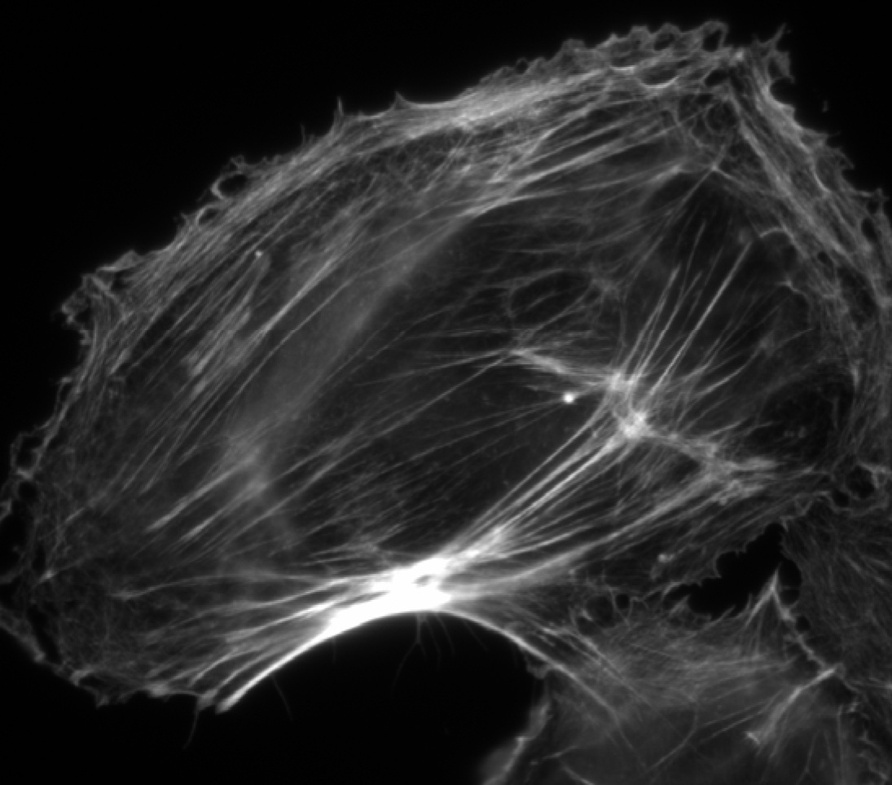
#> input picture Computer_Vision_Workshop/Cell Images/CellA_Actin.jpg, 892 x 785 px, shrunk from 1095 x 963 before the run, found by its file name
$ jupyter execute aiMATCH_Module_4_3_Orientation_of_actin_filaments.ipynb
#> lines starting #> are read from the running program, lines starting #| are printed output that depends on the picture; after the words box and inside, x2 and y2 are one past the last pixel; in counts of white or black regions, pixels touching at a corner belong together
# Orientation of actin filaments

**Objective** <br>
Analyze actin fiber orientation in microscopy images by detecting lines and line segments using the Canny edge detector + standard and probabilistic Hough transforms, and quantifying orientation through circular statistics

**Relevant resources** <br>
[OpenCV: Canny Edge Detection](https://docs.opencv.org/3.4/da/d22/tutorial_py_canny.html) <br>
[OpenCV: Hough Line Transform](https://docs.opencv.org/3.4/d9/db0/tutorial_hough_lines.html)

**Acknowledgements** <br>
aiMATCH Hands-on Workshop Series: Computer vision for microscopy image analysis. NIH AIM AHEAD DICB Program <br>
Principal Investigator: Amina Qutub, Ph.D., University of Texas at San Antonio<br>
Workshop Presenters: David Hernandez-Guzman and Mignon Dumanjog, University of Texas at San Antonio<br> Code Author: Mignon Dumanjog, University of Texas at San Antonio<br>

# Import packages

[cell 1]
import cv2
import matplotlib.pyplot as plt
import numpy as np
import pandas as pd
import urllib.request
from scipy.stats import circmean, circstd
from ipywidgets import interact, IntSlider, Dropdown

# Load images
Use either option 1 or option 2.

**Option 1:** Access the photos through GitHub links (no downloads necessary)

[cell 2]
# Import images
img_A_path = 'https://github.com/qutublab/aiMATCH/releases/download/CV-microscopy-workshop/CellA_Actin.jpg'
img_B_path = 'https://github.com/qutublab/aiMATCH/releases/download/CV-microscopy-workshop/CellB_Actin.jpg'
img_C_path = 'https://github.com/qutublab/aiMATCH/releases/download/CV-microscopy-workshop/CellC_Actin.jpg'

def load_image_from_url(url):
    with urllib.request.urlopen(url) as url_response:
        img_array = np.array(bytearray(url_response.read()), dtype=np.uint8)
        img = cv2.imdecode(img_array, cv2.IMREAD_COLOR)
#> img is the input picture: shape (785, 892, 3); min 0, max 255, mean 41.7
    return img

A = load_image_from_url(img_A_path)
B = load_image_from_url(img_B_path)
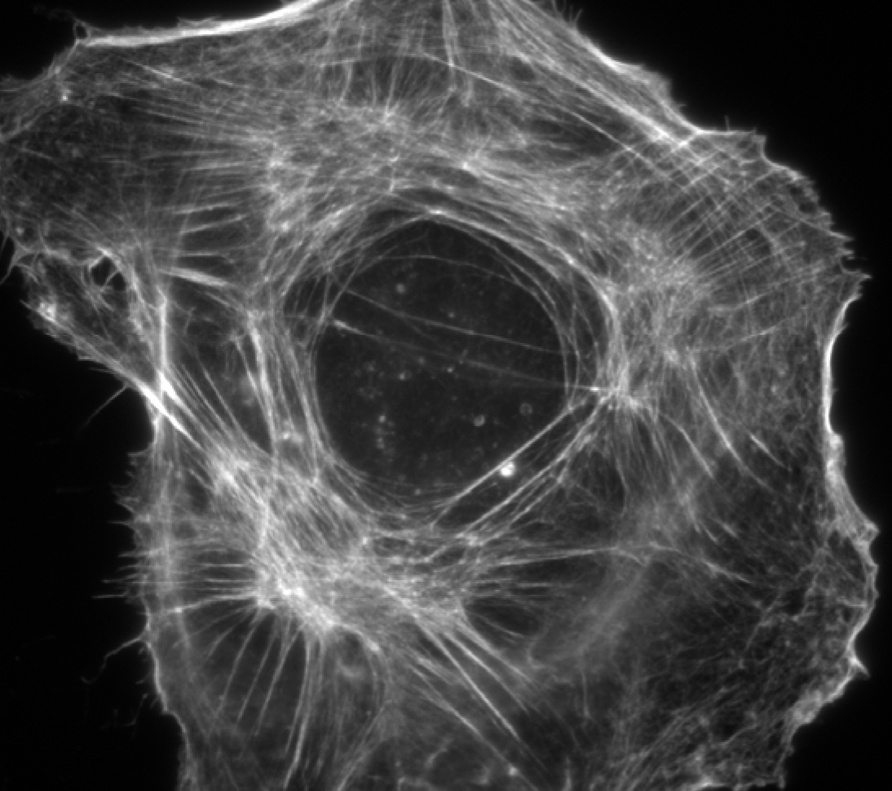
#> input picture Computer_Vision_Workshop/Cell Images/CellB_Actin.jpg, 892 x 791 px, shrunk from 1094 x 971 before the run, found by its file name
#> in load_image_from_url, img is the input picture: shape (791, 892, 3); min 0, max 255, mean 68.5
C = load_image_from_url(img_C_path)
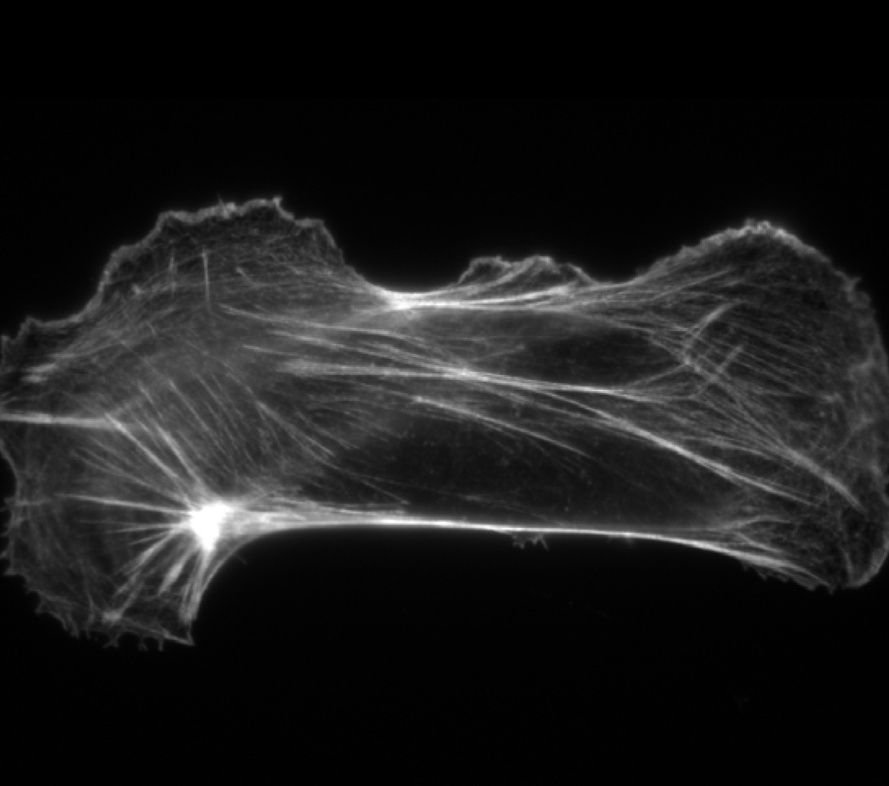
#> input picture Computer_Vision_Workshop/Cell Images/CellC_Actin.jpg, 889 x 786 px, shrunk from 1091 x 964 before the run, found by its file name
#> in load_image_from_url, img is the input picture: shape (786, 889, 3); min 0, max 255, mean 26.7

# Check if images were loaded successfully
images_to_check = {'A': A, 'B': B, 'C': C}
image_paths = {'A': img_A_path, 'B': img_B_path, 'C': img_C_path}

for img_name, img_data in images_to_check.items():
    if img_data is None:
        raise FileNotFoundError(f"Error: Could not load image from {image_paths[img_name]}. Please ensure the file exists and the path is correct.")
    else:
        print(f"Image {img_name} loaded successfully.")
#> this loop made 3 passes
#> img_name on passes 1 to 3: 'A', 'B', 'C'
#> (printed output is left out)

**Option 2:** Locally or through Google drive

[cell 3]
# # Uncomment if accessing images via Google drive
# from google.colab import drive
# drive.mount('/content/drive')

# Import images
img_A_path = '/content/drive/MyDrive/aiMATCH Workshop Series/Module 4/CellA_Actin.jpg' # update with your file path
img_B_path = '/content/drive/MyDrive/aiMATCH Workshop Series/Module 4/CellB_Actin.jpg' # update with your file path
img_C_path = '/content/drive/MyDrive/aiMATCH Workshop Series/Module 4/CellC_Actin.jpg' # update with your file path

A = cv2.imread(img_A_path)
B = cv2.imread(img_B_path)
C = cv2.imread(img_C_path)

# Check if images were loaded successfully
images_to_check = {'A': A, 'B': B, 'C': C}
image_paths = {'A': img_A_path, 'B': img_B_path, 'C': img_C_path}

for img_name, img_data in images_to_check.items():
    if img_data is None:
        raise FileNotFoundError(f"Error: Could not load image from {image_paths[img_name]}. Please ensure the file exists and the path is correct.")
    else:
        print(f"Image {img_name} loaded successfully.")

**Once loaded, display the images**

[cell 4]
plt.figure(figsize=(15, 5))

plt.subplot(1, 3, 1)
plt.imshow(A)
plt.title('A')
plt.axis('off')

plt.subplot(1, 3, 2)
plt.imshow(B)
plt.title('B')
plt.axis('off')

plt.subplot(1, 3, 3)
plt.imshow(C)
plt.title('C')
plt.axis('off')

plt.tight_layout()
plt.show()

# Apply a Canny edge detector to detect the edges

The Canny edge detector detects sharp brightness changes, suppresses areas with relatively low changes, and preserves regions of maximum change to produce thin outlines. It then links nearby edges together while discarding noise.

[cell 5]
edges_A = cv2.Canny(A, 50, 150, apertureSize=3)
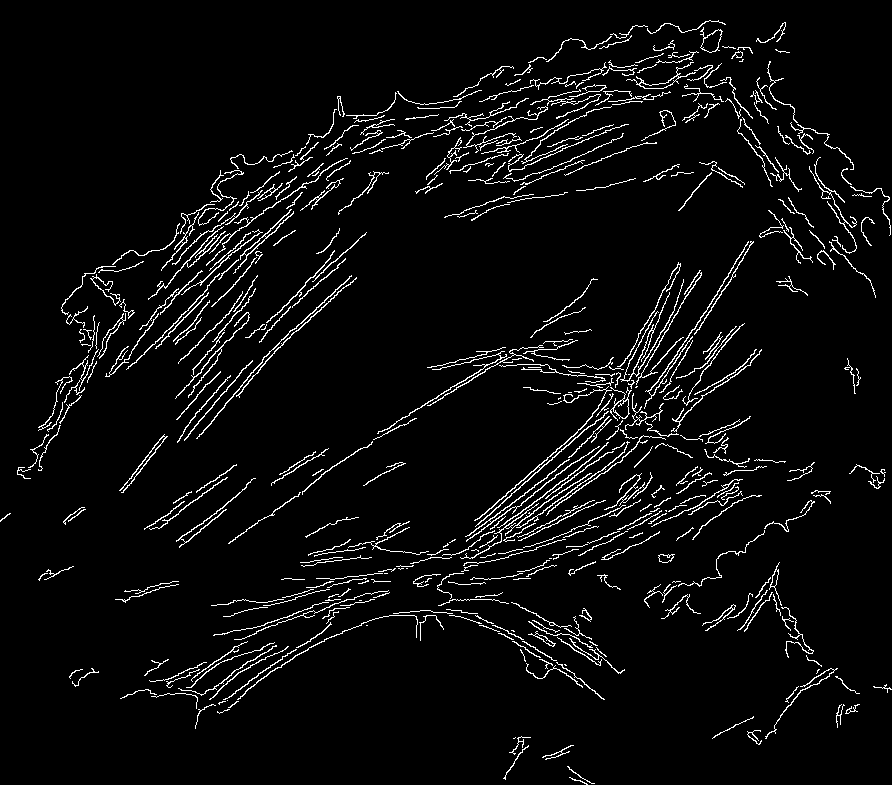
#> edges_A: shape (785, 892); 4.6% white in thin lines or dots
edges_B = cv2.Canny(B, 50, 150, apertureSize=3)
#> edges_B: shape (791, 892); 8.2% white in thin lines or dots
edges_C = cv2.Canny(C, 50, 150, apertureSize=3)
#> edges_C: shape (786, 889); 2.6% white in thin lines or dots, all inside (x1, y1, x2, y2) = (0, 197, 889, 646)

# Display
plt.imshow(edges_A, cmap='gray')
plt.title("Cell A")
plt.axis('off')
plt.show()

plt.imshow(edges_B, cmap='gray')
plt.title("Cell B")
plt.axis('off')
plt.show()

plt.imshow(edges_C, cmap='gray')
plt.title("Cell C")
plt.axis('off')
plt.show()

# Obtain straight lines and calculate means & standard deviations of line orientations

[cell 6]
# Define functions
def process_lines(lines, img):
  img_c = img.copy()
  angles = []
  if len(lines) != 0:
    for line in lines:
      rho, theta = line[0]
      angles.append(theta) # theta is in radians
      a = np.cos(theta)
      b = np.sin(theta)
      x0 = a * rho
      y0 = b * rho
      x1 = int(x0 + 1000 * (-b))
      y1 = int(y0 + 1000 * (a))
      x2 = int(x0 - 1000 * (-b))
      y2 = int(y0 - 1000 * (a))
      cv2.line(img_c, (x1, y1), (x2, y2), (0, 0, 255), 1)
  else:
    print("No lines detected")

  return img_c, angles

[cell 7]
# Calculate lines
lines_A = cv2.HoughLines(edges_A, rho=1, theta=np.pi/180, threshold=100)
#> lines_A = 614 rows, first 8: [351, 0.785], [708, 0.855], [698, 0.942], [444, 0.838], [711, 0.995], [725, 0.785], [728, 0.75], [704, 0.977]
lines_B = cv2.HoughLines(edges_B, rho=1, theta=np.pi/180, threshold=100)
lines_C = cv2.HoughLines(edges_C, rho=1, theta=np.pi/180, threshold=100)
#> lines_C = 180 rows, first 8: [498, 1.62], [229, 1.87], [503, 1.62], [512, 1.61], [219, 1.88], [194, 1.92], [480, 1.66], [204, 1.9]

img_A, angles_A = process_lines(lines_A, A)
#> the loop in process_lines, `for line in lines:` made 614 passes
#> (rho, theta, a, b, x0, y0, x1, y1) on passes 1 to 3: (351, 0.785, 0.707, 0.707, 248.2, 248.2, -458, 955), (708, 0.855, 0.656, 0.755, 464.5, 534.3, -290, 1190), (698, 0.942, 0.588, 0.809, 410.3, 564.7, -398, 1152)
#> after the loop in process_lines, `for line in lines:`: angles = 614 values, max 2.55 at index 591, min 0.209 at index 592, mean 1
#> angles_A has the same summary as angles in process_lines
img_B, angles_B = process_lines(lines_B, B)
#> the loop in process_lines (call 2), `for line in lines:` made 6473 passes
#> line on passes 11 to 13: [[139, 2.36]], [[148, 2.36]], [[79, 2.44]]
img_C, angles_C = process_lines(lines_C, C)
#> the loop in process_lines (call 3), `for line in lines:` made 180 passes
#> after the loop in process_lines (call 3), `for line in lines:`:
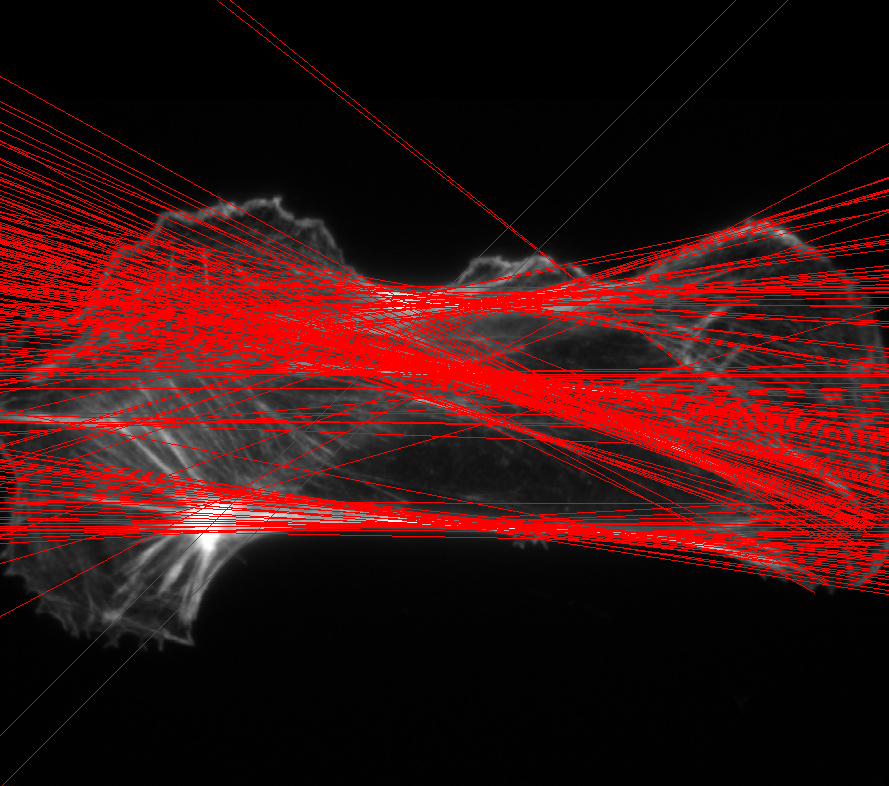
#> img_c: shape (786, 889, 3); 15.65% of pixels changed, all inside (x1, y1, x2, y2) = (0, 0, 889, 786)

mean_A, stv_A = circmean(angles_A), circstd(angles_A) # expressed in radians
mean_B, stv_B = circmean(angles_B), circstd(angles_B)
mean_C, stv_C = circmean(angles_C), circstd(angles_C)

# Display results
plt.figure(figsize=(15, 5))

plt.subplot(1, 3, 1)
plt.imshow(img_A)
plt.title(f"Cell A: Actin Fiber Orientation, Mean = {str(round(mean_A,2))}, S.D. = {str(round(stv_A,2))}")
plt.axis('off')

plt.subplot(1, 3, 2)
plt.imshow(img_B)
plt.title(f"Cell B: Actin Fiber Orientation, Mean = {str(round(mean_B,2))}, S.D. = {str(round(stv_B,2))}")
plt.axis('off')

plt.subplot(1, 3, 3)
plt.imshow(img_C)
plt.title(f"Cell C: Actin Fiber Orientation, Mean = {str(round(mean_C,2))}, S.D. = {str(round(stv_C,2))}")
plt.axis('off')

plt.tight_layout()
plt.show()

# Experiment!
Try varying the threshold values and rho values to see the effect on the final Hough lines detected. <br>

From [OpenCV's documentation](https://docs.opencv.org/3.4/d9/db0/tutorial_hough_lines.html)
> *rho* : The resolution of the parameter r in pixels. <br>
*threshold*: The minimum number of intersections to "*detect*" a line

[cell 8]
def interactive_actin_orientation(image_choice, threshold_val, rho_val):
    # Select the appropriate image and its edges based on user's choice
    # These variables are assumed to be loaded from previous cells (A_act, B_act, C_act, edges_A, edges_B, edges_C)
    if image_choice == "Cell A":
        current_img = A.copy()
        current_edges = edges_A
    elif image_choice == "Cell B":
        current_img = B.copy()
        current_edges = edges_B
    elif image_choice == "Cell C":
        current_img = C.copy()
        current_edges = edges_C
    else:
        print("Invalid image choice.")
        return

    # Apply Hough Transform
    lines = cv2.HoughLines(current_edges, rho_val, theta=np.pi/180, threshold=threshold_val)

    # Process image (calculate stats and draw lines) using the previously defined function
    img, angles = process_lines(lines, current_img)
    mean, stv = circmean(angles), circstd(angles)

    # Display results
    plt.figure(figsize=(10, 10))
    plt.imshow(img)
    if mean is not None and stv is not None:
        plt.title(f"{image_choice}: Actin Fiber Orientation, Mean = {str(round(mean,2))}, S.D. = {str(round(stv,2))}")
    else:
        plt.title(f"{image_choice}: No lines detected with current parameters")
    plt.axis('off')
    plt.show()

# Define image choices for the dropdown
actin_image_dict = {
    "Cell A": "Cell A",
    "Cell B": "Cell B",
    "Cell C": "Cell C"
}

# Create interactive widgets
_ = interact(interactive_actin_orientation,
             image_choice=Dropdown(options=actin_image_dict, description="Image"),
             threshold_val=IntSlider(min=1, max=200, step=1, value=100, description='Threshold'),
             rho_val=IntSlider(min=1, max=10, step=1, value=1, description='Rho')
             )
#> the sliders are set to image_choice = <module 'ipywidgets.Dropdown_', threshold_val = 100, rho_val = 1

# Let's try the same for Probabilistic Hough Transform

[cell 9]
# Define functions
def process_linesP(lines, img):
    img_c = img.copy()
    angles = []

    if lines is not None:
        for line in lines:
            x1, y1, x2, y2 = line[0]

            # Compute angle
            theta = np.arctan2((y2 - y1), (x2 - x1))
            angles.append(theta)

            # Draw line segment
            cv2.line(img_c, (x1, y1), (x2, y2), (0, 0, 255), 2)
#> this loop made 379 passes
#> line on passes 1 to 3: [[134, 363, 203, 294]], [[236, 690, 324, 630]], [[588, 77, 619, 67]]
#> img_c: shape (785, 892, 3)
    else:
        print("No lines detected")

    return cv2.cvtColor(img_c, cv2.COLOR_BGR2RGB), angles


# Calculate lines (probabilistic Hough)
lines_Ap = cv2.HoughLinesP(edges_A, 1, np.pi/180, threshold=50, minLineLength=30, maxLineGap=10)
lines_Bp = cv2.HoughLinesP(edges_B, 1, np.pi/180, threshold=50, minLineLength=30, maxLineGap=10)
lines_Cp = cv2.HoughLinesP(edges_C, 1, np.pi/180, threshold=50, minLineLength=30, maxLineGap=10)

img_Ap, angles_Ap = process_linesP(lines_Ap, A)
img_Bp, angles_Bp = process_linesP(lines_Bp, B)
#> the loop in process_linesP (call 2), `for line in lines:` made 1032 passes
#> line on passes 1 to 3: [[319, 334, 335, 204]], [[496, 708, 530, 748]], [[383, 589, 443, 545]]
#> after the loop in process_linesP (call 2), `for line in lines:`:
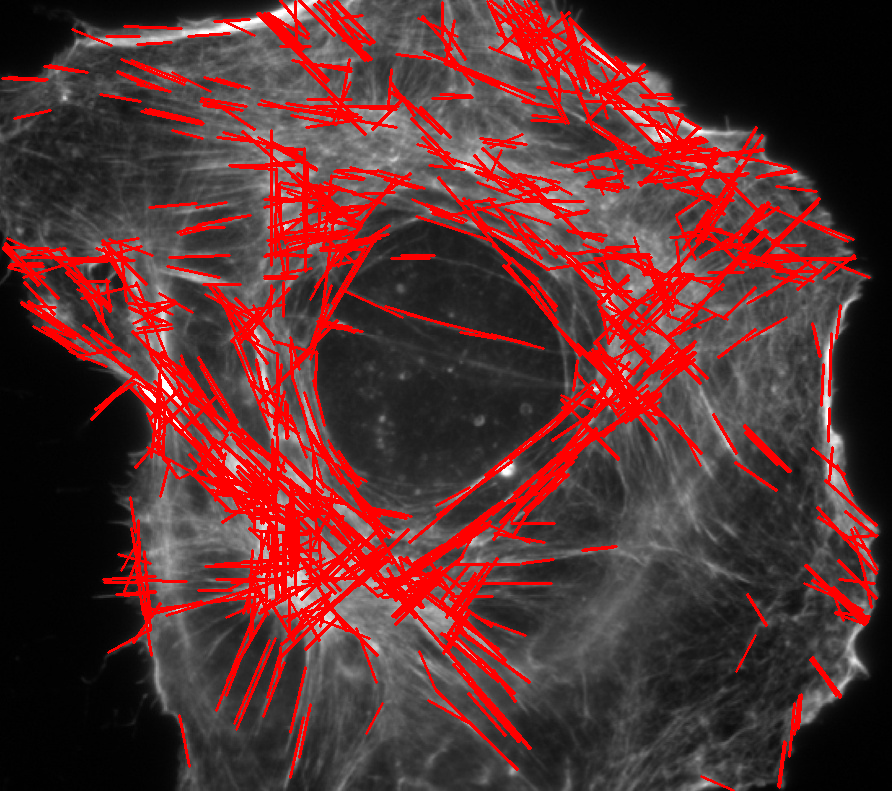
#> img_c: shape (791, 892, 3); 16.96% of pixels changed, all inside (x1, y1, x2, y2) = (1, 0, 879, 791)
img_Cp, angles_Cp = process_linesP(lines_Cp, C)
#> the loop in process_linesP (call 3), `for line in lines:` made 198 passes
#> line on passes 1 to 3: [[382, 519, 437, 521]], [[516, 398, 575, 417]], [[435, 373, 485, 388]]
#> after the loop in process_linesP (call 3), `for line in lines:`:
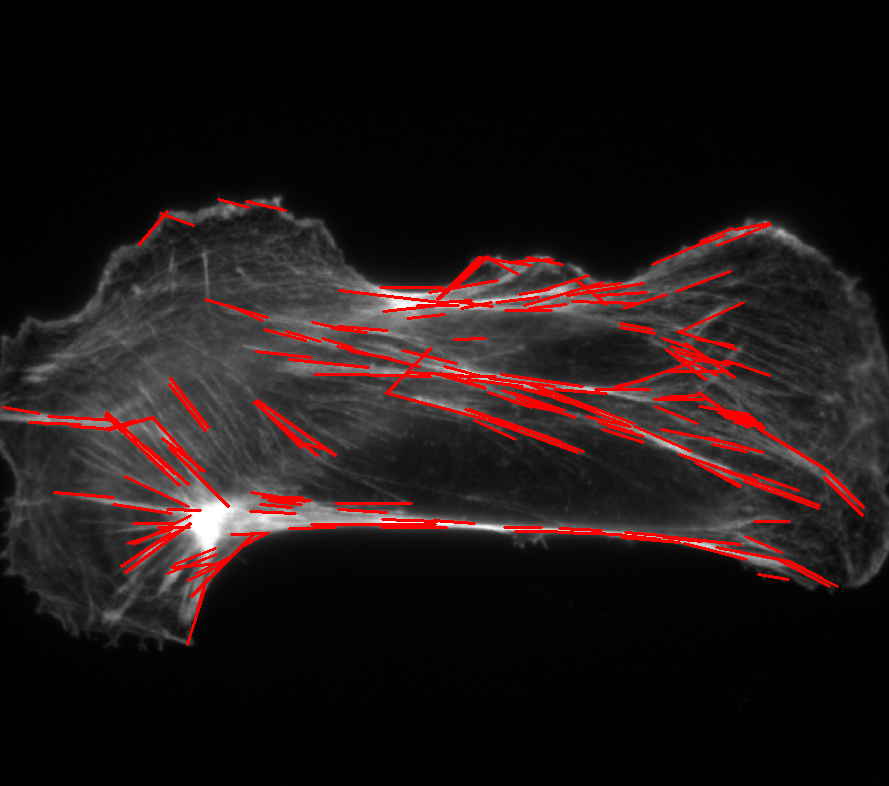
#> img_c: shape (786, 889, 3); 3.9% of pixels changed, all inside (x1, y1, x2, y2) = (2, 198, 865, 646)

mean_Ap, stv_Ap = circmean(angles_Ap), circstd(angles_Ap)
mean_Bp, stv_Bp = circmean(angles_Bp), circstd(angles_Bp)
mean_Cp, stv_Cp = circmean(angles_Cp), circstd(angles_Cp)

# Display results (unchanged)
plt.figure(figsize=(15, 5))

plt.subplot(1, 3, 1)
plt.imshow(img_Ap)
plt.title(f"Cell A: Mean={round(mean_Ap,2)}, SD={round(stv_Ap,2)}")
plt.axis('off')

plt.subplot(1, 3, 2)
plt.imshow(img_Bp)
plt.title(f"Cell B: Mean={round(mean_Bp,2)}, SD={round(stv_Bp,2)}")
plt.axis('off')

plt.subplot(1, 3, 3)
plt.imshow(img_Cp)
plt.title(f"Cell C: Mean={round(mean_Cp,2)}, SD={round(stv_Cp,2)}")
plt.axis('off')

plt.tight_layout()
plt.show()

[cell 10]
def interactive_actin_orientationP(image_choice, threshold_val, min_line_length, max_line_gap):
    # Select image
    if image_choice == "Cell A":
        current_img = A.copy()
        current_edges = edges_A
    elif image_choice == "Cell B":
        current_img = B.copy()
        current_edges = edges_B
    elif image_choice == "Cell C":
        current_img = C.copy()
        current_edges = edges_C
    else:
        print("Invalid image choice.")
        return

    # Probabilistic Hough Transform
    lines = cv2.HoughLinesP(current_edges, 1, np.pi/180,
                            threshold=threshold_val,
                            minLineLength=min_line_length,
                            maxLineGap=max_line_gap)

    # Process lines (endpoint-based)
    img_c = current_img.copy()
    angles = []

    if lines is not None:
        for line in lines:
            x1, y1, x2, y2 = line[0]

            theta = np.arctan2((y2 - y1), (x2 - x1))
            angles.append(theta)

            cv2.line(img_c, (x1, y1), (x2, y2), (0, 0, 255), 2)

        mean, stv = circmean(angles), circstd(angles)
    else:
        mean, stv = None, None

    img_c = cv2.cvtColor(img_c, cv2.COLOR_BGR2RGB)

    # Display
    plt.figure(figsize=(10, 10))
    plt.imshow(img_c)
    if mean is not None:
        plt.title(f"{image_choice}: Mean={round(mean,2)}, SD={round(stv,2)}")
    else:
        plt.title(f"{image_choice}: No lines detected")
    plt.axis('off')
    plt.show()


# Widgets
_ = interact(interactive_actin_orientationP,
             image_choice=Dropdown(options=["Cell A","Cell B","Cell C"], description="Image"),
             threshold_val=IntSlider(min=1, max=200, step=1, value=50, description='Threshold'),
             min_line_length=IntSlider(min=10, max=200, step=5, value=30, description='Min Length'),
             max_line_gap=IntSlider(min=0, max=50, step=1, value=10, description='Max Gap')
             )
#> the sliders are set to image_choice = <module 'ipywidgets.Dropdown_', threshold_val = 50, min_line_length = 30, max_line_gap = 10
